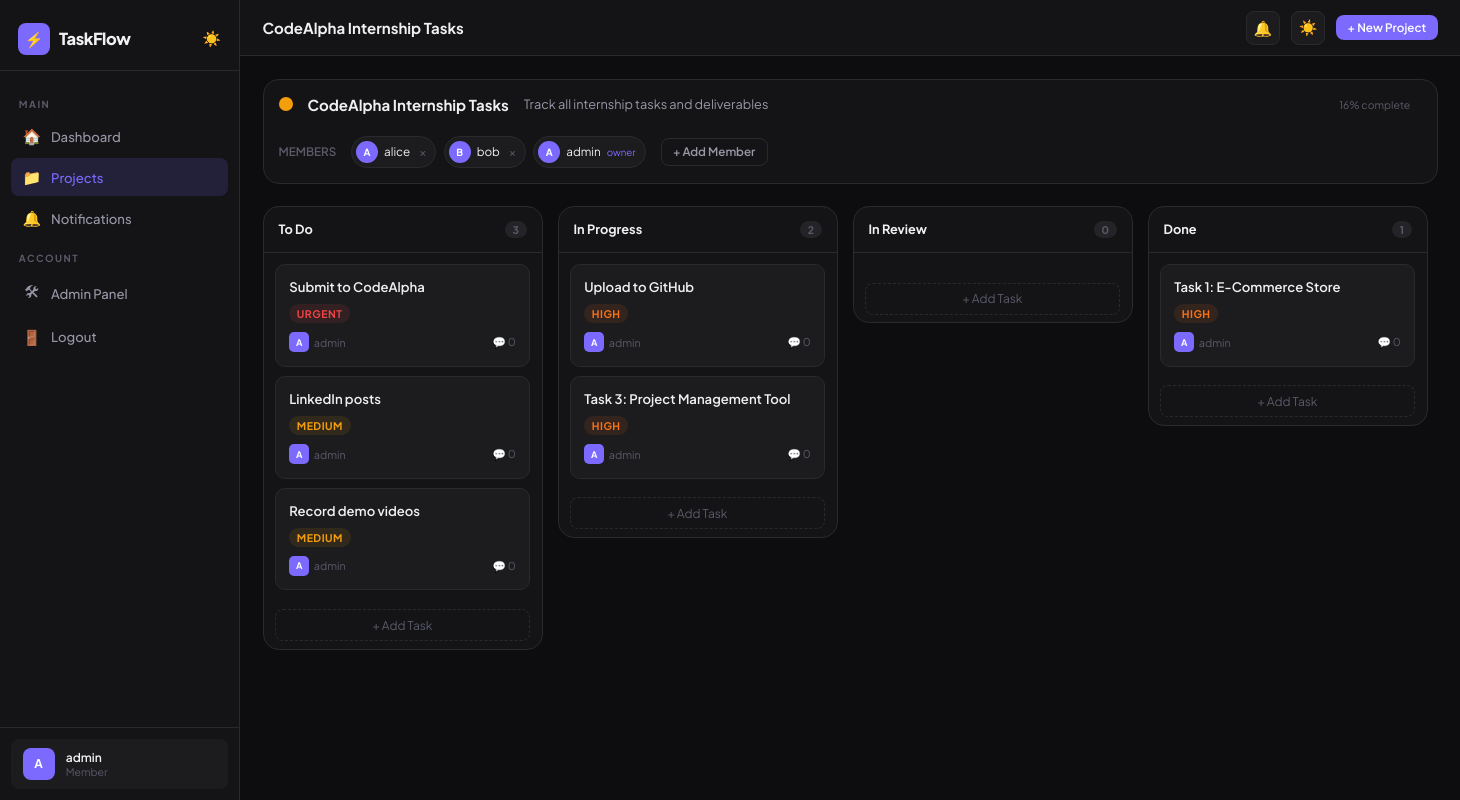
Page /project/3/ (signed in) on the committed database.
### projects/models.py (models this page shows, shortened)
class Project(models.Model):
    name = models.CharField(max_length=200)
    description = models.TextField(blank=True)
    owner = models.ForeignKey(User, on_delete=models.CASCADE, related_name='owned_projects')
    members = models.ManyToManyField(User, related_name='projects', blank=True)
    color = models.CharField(max_length=7, default='#6366f1')
    created_at = models.DateTimeField(auto_now_add=True)
    updated_at = models.DateTimeField(auto_now=True)
    def get_task_count(self):
        return self.tasks.count()
    def get_completed_count(self):
        return self.tasks.filter(status='done').count()
    def get_progress(self):
        total = self.get_task_count()
        if total == 0:
            return 0
        return int((self.get_completed_count() / total) * 100)

class TaskBoard(models.Model):
    project = models.ForeignKey(Project, on_delete=models.CASCADE, related_name='boards')
    name = models.CharField(max_length=100)
    order = models.PositiveIntegerField(default=0)
    class Meta:
        ordering = ['order']

class Task(models.Model):
    PRIORITY_CHOICES = [
        ('low', 'Low'),
        ('medium', 'Medium'),
        ('high', 'High'),
        ('urgent', 'Urgent'),
    ]
    STATUS_CHOICES = [
        ('todo', 'To Do'),
        ('in_progress', 'In Progress'),
        ('review', 'In Review'),
        ('done', 'Done'),
    ]
    project = models.ForeignKey(Project, on_delete=models.CASCADE, related_name='tasks')
    board = models.ForeignKey(TaskBoard, on_delete=models.SET_NULL, null=True, blank=True, related_name='tasks')
    title = models.CharField(max_length=300)
    description = models.TextField(blank=True)
    assigned_to = models.ForeignKey(User, on_delete=models.SET_NULL, null=True, blank=True, related_name='assigned_tasks')
    created_by = models.ForeignKey(User, on_delete=models.CASCADE, related_name='created_tasks')
    priority = models.CharField(max_length=10, choices=PRIORITY_CHOICES, default='medium')
    status = models.CharField(max_length=15, choices=STATUS_CHOICES, default='todo')
    due_date = models.DateField(null=True, blank=True)
    created_at = models.DateTimeField(auto_now_add=True)
    updated_at = models.DateTimeField(auto_now=True)
    class Meta:
        ordering = ['-created_at']

### projects/views.py (the view)
# urls.py: path('project/<int:pk>/', views.project_detail, name='project_detail'),
@login_required
def project_detail(request, pk):
    project = get_object_or_404(Project, pk=pk)
    if project.owner != request.user and request.user not in project.members.all():
        messages.error(request, 'Access denied.')
        return redirect('dashboard')
    boards = project.boards.prefetch_related('tasks__assigned_to', 'tasks__comments').all()
    members = list(project.members.all()) + [project.owner]
    all_users = User.objects.exclude(id__in=[m.id for m in members])
    return render(request, 'projects/project_detail.html', {
        'project': project,
        'boards': boards,
        'members': members,
        'all_users': all_users,
    })

### templates/projects/project_detail.html (shortened to what this page needs)
{% extends 'projects/base.html' %}
{% block page_title %}{{ project.name }}{% endblock %}
{% block content %}
<div class="members-section">
    <div class="project-meta">
        <div class="project-color-dot" style="background: {{ project.color }};"></div>
        <span style="font-weight: 700;">{{ project.name }}</span>
        {% if project.description %}<span class="project-desc">{{ project.description }}</span>{% endif %}
        <div class="progress-row" style="margin-left: auto;">
            <span class="text-xs">{{ project.get_progress }}% complete</span>
        </div>
    </div>
    <div style="display: flex; align-items: center; gap: 1rem; flex-wrap: wrap;">
        <span style="font-size: 0.78rem; font-weight: 600; color: var(--text3);">MEMBERS</span>
        <div class="members-row">
            {% for member in members %}
            <div class="member-chip">
                <div class="member-avatar">{{ member.username|first }}</div>
                {{ member.username }}
                {% if member == project.owner %}<span style="color: var(--accent); font-size: 0.65rem;">owner</span>{% endif %}
                {% if member != project.owner and project.owner == request.user %}
                <span onclick="removeMember({{ member.id }})" style="cursor:pointer; color: var(--text3); margin-left: 0.2rem;">×</span>
                {% endif %}
            </div>
            {% endfor %}
        </div>
        {% if project.owner == request.user and all_users %}
        <button onclick="document.getElementById('addMemberModal').classList.add('open')" class="btn btn-ghost btn-sm">+ Add Member</button>
        {% endif %}
    </div>
</div>
<div class="kanban-wrapper">
    <div class="kanban" id="kanban">
        {% for board in boards %}
        <div class="board-col" data-board-id="{{ board.id }}">
            <div class="board-header">
                <span class="board-name">{{ board.name }}</span>
                <span class="board-count">{{ board.tasks.count }}</span>
            </div>
            <div class="board-tasks" id="board-{{ board.id }}">
                {% for task in board.tasks.all %}
                <div class="task-card" onclick="window.location='/task/{{ task.pk }}/'" data-task-id="{{ task.pk }}">
                    <div class="task-card-title">{{ task.title }}</div>
                    <div class="task-card-meta">
                        <span class="priority-badge priority-{{ task.priority }}">{{ task.priority }}</span>
                    </div>
                    <div class="task-card-footer">
                        <div class="task-assignee">
                            {% if task.assigned_to %}
                            <div class="mini-avatar">{{ task.assigned_to.username|first }}</div>
                            {{ task.assigned_to.username }}
                            {% else %}
                            <span>Unassigned</span>
                            {% endif %}
                        </div>
                        <div class="comment-count">💬 {{ task.comments.count }}</div>
                    </div>
                </div>
                {% endfor %}
            </div>
            <button class="add-task-btn" onclick="openCreateTask({{ board.id }}, '{{ board.name }}')">+ Add Task</button>
        </div>
        {% endfor %}
    </div>
</div>
{% endblock %}

### templates/projects/base.html (shortened to what this page needs)
<!DOCTYPE html>
<html lang="en" data-theme="dark">
<head>
</head>
<body>
{% if user.is_authenticated %}
<aside class="sidebar" id="sidebar">
    <div class="sidebar-logo">
        <div class="logo-icon">⚡</div>
        <span class="logo-text">TaskFlow</span>
        <button onclick="toggleTheme()" style="margin-left: auto; background: none; border: none; cursor: pointer; font-size: 1rem;" title="Toggle theme" id="theme-btn">🌙</button>
    </div>
    <nav class="sidebar-nav">
        <div class="nav-label">Main</div>
        <a href="{% url 'dashboard' %}" class="nav-item {% if request.resolver_match.url_name == 'dashboard' %}active{% endif %}">
            <span class="icon">🏠</span> Dashboard
        </a>
        <a href="{% url 'project_list' %}" class="nav-item {% if 'project' in request.resolver_match.url_name %}active{% endif %}">
            <span class="icon">📁</span> Projects
        </a>
        <a href="{% url 'notifications' %}" class="nav-item">
            <span class="icon">🔔</span> Notifications
        </a>
        <div class="nav-label">Account</div>
        <a href="/admin/" class="nav-item">
            <span class="icon">🛠</span> Admin Panel
        </a>
        <a href="{% url 'logout' %}" class="nav-item">
            <span class="icon">🚪</span> Logout
        </a>
    </nav>
    <div class="sidebar-footer">
        <div class="user-card">
            <div class="avatar">{{ user.username|first }}</div>
            <div>
                <div class="user-name">{{ user.username }}</div>
                <div class="user-role">Member</div>
            </div>
        </div>
    </div>
</aside>
<div class="main-content">
    <div class="topbar">
        <div class="topbar-title">{% block page_title %}TaskFlow{% endblock %}</div>
        <div class="topbar-actions">
            <a href="{% url 'notifications' %}" class="icon-btn" title="Notifications">
                🔔
            </a>
            <button onclick="toggleTheme()" class="icon-btn" title="Toggle theme" id="theme-btn2">🌙</button>
            <a href="{% url 'project_create' %}" class="btn btn-primary btn-sm">+ New Project</a>
        </div>
    </div>
    <div class="page">
        {% block content %}{% endblock %}
    </div>
</div>
{% else %}
<div style="width: 100%;">{% block auth_content %}{% endblock %}</div>
{% endif %}
</body>
</html>

### templates/projects/base.html (style rules this page uses)
*, *::before, *::after { box-sizing: border-box; margin: 0; padding: 0; }
:root { --bg: #0d0d0f; --bg2: #141416; --bg3: #1c1c1f; --bg4: #242428; --border: #2a2a2e; --border2: #333338; --text: #f0f0f2; --text2: #9898a8; --text3: #5a5a6a; --accent: #7c6aff; --accent2: #5b4fd4; --green: #22c55e; --yellow: #f59e0b; --red: #ef4444; --blue: #3b82f6; --orange: #f97316; --radius: 10px; --radius2: 16px; }
html { font-size: 15px; scroll-behavior: smooth; }
body { font-family: 'Plus Jakarta Sans', sans-serif; background: var(--bg); color: var(--text); min-height: 100vh; display: flex; transition: background 0.3s, color 0.3s; }
.sidebar { width: 240px; background: var(--bg2); border-right: 1px solid var(--border); display: flex; flex-direction: column; position: fixed; top: 0; left: 0; bottom: 0; z-index: 100; transition: transform 0.3s; }
.sidebar-logo { padding: 1.5rem 1.2rem 1rem; display: flex; align-items: center; gap: 0.6rem; border-bottom: 1px solid var(--border); }
.logo-icon { width: 32px; height: 32px; background: var(--accent); border-radius: 8px; display: flex; align-items: center; justify-content: center; font-size: 1rem; }
.logo-text { font-weight: 800; font-size: 1.1rem; letter-spacing: -0.5px; }
.sidebar-nav { flex: 1; padding: 1rem 0.75rem; display: flex; flex-direction: column; gap: 0.2rem; }
.nav-label { font-size: 0.65rem; font-weight: 700; text-transform: uppercase; letter-spacing: 1.5px; color: var(--text3); padding: 0.8rem 0.5rem 0.3rem; }
.nav-item { display: flex; align-items: center; gap: 0.7rem; padding: 0.6rem 0.75rem; border-radius: 8px; text-decoration: none; color: var(--text2); font-size: 0.875rem; font-weight: 500; transition: all 0.15s; position: relative; }
.nav-item.active { background: rgba(124,106,255,0.15); color: var(--accent); }
.nav-item .icon { font-size: 1rem; width: 18px; text-align: center; }
.sidebar-footer { padding: 0.75rem; border-top: 1px solid var(--border); }
.user-card { display: flex; align-items: center; gap: 0.75rem; padding: 0.6rem 0.75rem; border-radius: 8px; background: var(--bg3); }
.avatar { width: 32px; height: 32px; background: var(--accent); border-radius: 8px; display: flex; align-items: center; justify-content: center; font-weight: 700; font-size: 0.8rem; color: white; flex-shrink: 0; text-transform: uppercase; }
.user-name { font-size: 0.8rem; font-weight: 600; }
.user-role { font-size: 0.7rem; color: var(--text3); }
.main-content { margin-left: 240px; flex: 1; min-height: 100vh; display: flex; flex-direction: column; }
.topbar { height: 56px; background: var(--bg2); border-bottom: 1px solid var(--border); display: flex; align-items: center; justify-content: space-between; padding: 0 1.5rem; position: sticky; top: 0; z-index: 50; }
.topbar-title { font-weight: 700; font-size: 1rem; }
.topbar-actions { display: flex; align-items: center; gap: 0.75rem; }
.icon-btn { width: 34px; height: 34px; background: var(--bg3); border: 1px solid var(--border); border-radius: 8px; display: flex; align-items: center; justify-content: center; cursor: pointer; font-size: 1rem; color: var(--text2); transition: all 0.15s; text-decoration: none; position: relative; }
.page { padding: 1.5rem; }
.btn { display: inline-flex; align-items: center; gap: 0.4rem; padding: 0.55rem 1.1rem; border-radius: 8px; font-family: inherit; font-size: 0.85rem; font-weight: 600; cursor: pointer; transition: all 0.15s; text-decoration: none; border: none; }
.btn-primary { background: var(--accent); color: white; }
.btn-ghost { background: transparent; color: var(--text2); border: 1px solid var(--border); }
.btn-sm { padding: 0.35rem 0.75rem; font-size: 0.78rem; }
.priority-badge { display: inline-flex; align-items: center; gap: 0.3rem; font-size: 0.7rem; font-weight: 700; padding: 0.2rem 0.5rem; border-radius: 100px; text-transform: uppercase; letter-spacing: 0.5px; }
.priority-medium { background: rgba(245,158,11,0.1); color: var(--yellow); }
.priority-high { background: rgba(249,115,22,0.1); color: var(--orange); }
.priority-urgent { background: rgba(239,68,68,0.1); color: var(--red); }
.text-xs { font-size: 0.7rem; color: var(--text3); }

### rows in the picture
Project: name "CodeAlpha Internship Tasks", description "Track all internship tasks and deliverables", get_progress "16"
TaskBoard: name "To Do", tasks.count "3"
Task: title "Submit to CodeAlpha", priority "URGENT", assigned_to.username|first "A", assigned_to.username "admin", comments.count "0"
Task: title "LinkedIn posts", priority "MEDIUM", assigned_to.username|first "A", assigned_to.username "admin", comments.count "0"
Task: title "Record demo videos", priority "MEDIUM", assigned_to.username|first "A", assigned_to.username "admin", comments.count "0"
TaskBoard: name "In Progress", tasks.count "2"
Task: title "Upload to GitHub", priority "HIGH", assigned_to.username|first "A", assigned_to.username "admin", comments.count "0"
Task: title "Task 3: Project Management Tool", priority "HIGH", assigned_to.username|first "A", assigned_to.username "admin", comments.count "0"
TaskBoard: name "In Review", tasks.count "0"
TaskBoard: name "Done", tasks.count "1"
Task: title "Task 1: E-Commerce Store", priority "HIGH", assigned_to.username|first "A", assigned_to.username "admin", comments.count "0"

### other values in the picture
{{ user.username|first }} "A"
{{ user.username }} "admin"
{{ member.username|first }} "A"
{{ member.username }} "alice"
{{ member.username|first }} "B"
{{ member.username }} "bob"
{{ member.username }} "admin"
